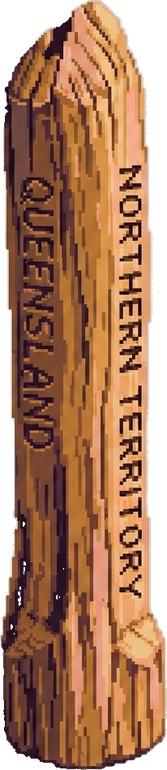
#> input picture assets/poeppel-post.png, 167 x 770 px, shrunk from 206 x 949 before the run
$ python prep_poeppel.py
#> lines starting #> are read from the running program, lines starting #| are printed output that depends on the picture; after the words box and inside, x2 and y2 are one past the last pixel; in counts of white or black regions, pixels touching at a corner belong together
"""Prepare the two Poeppel Corner sprites.

Both arrive on flat grey with a sparkle watermark, which prep_landmark.py handles
with --largest. The marker post has one extra problem: the artwork includes its own
soft grey drop shadow, and that survives the colour key because it sits between the
two checker tones the keyer learns. Left in, it reads as a grey smudge on red sand —
the game draws its own contact shadows in warm tones.

The shadow is told from the post by saturation: the post is warm timber, every pixel
of it well off neutral, while the shadow is pure grey.

    python3 prep_poeppel.py
"""
from PIL import Image
import numpy as np
from scipy import ndimage
import os
import subprocess
import sys

HERE = os.path.dirname(os.path.abspath(__file__))


def key(src, dst):
#> called with src = 'poeppels corner.PNG', dst = 'poeppel-post.png'
    subprocess.run([sys.executable, os.path.join(HERE, "prep_landmark.py"),
                    "--largest", os.path.join(HERE, src), os.path.join(HERE, dst)],
                   check=True)
#> (this line was passed over: subprocess is not available in this run)


def strip_grey_shadow(path, spread_max=16):
#> called with path = 'assets/poeppel-post.png', spread_max = 16
    im = Image.open(path).convert("RGBA")
#> im is the input picture: PIL image 167x770 RGBA; mean R, G, B, A 131.3, 87.3, 60.1, 208.9
    a = np.asarray(im).copy()
    rgb = a[..., :3].astype(int)
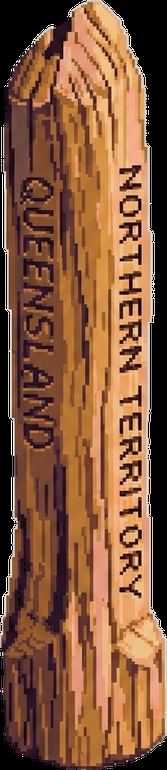
#> rgb: shape (770, 167, 3) int64; mean R, G, B 131.3, 87.3, 60.1
    alpha = a[..., 3]
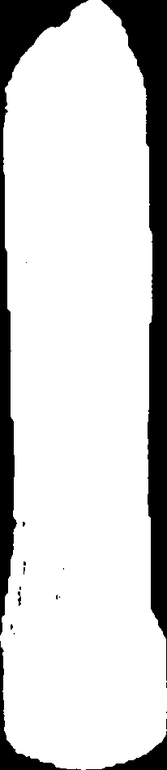
#> alpha: shape (770, 167); min 0, max 255, mean 208.9
    neutral = (rgb.max(2) - rgb.min(2)) <= spread_max
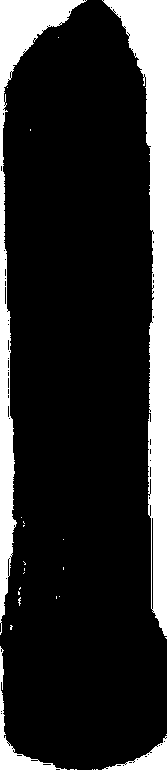
#> neutral: shape (770, 167) bool; 17.3% white; 28 white regions (24 under 20 px), largest, box (x1, y1, x2, y2) and area: (102, 0, 167, 636) 12416, (0, 0, 87, 635) 7763, (0, 646, 67, 770) 1149, (102, 736, 167, 770) 813
    before = int((alpha > 40).sum())
#> before = 105955
    a[..., 3] = np.where(neutral & (alpha > 0), 0, alpha)
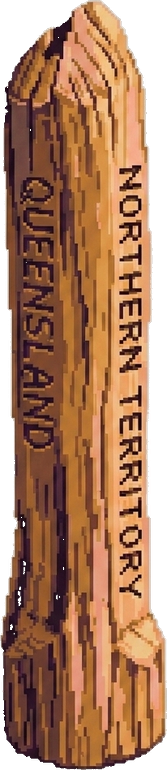
#> a: shape (770, 167, 4); 1.22% of pixels changed, all inside (x1, y1, x2, y2) = (0, 0, 167, 770); transparent parts drawn white
    removed = before - int((a[..., 3] > 40).sum())
#> removed = 267

    labels, n = ndimage.label(a[..., 3] > 40)
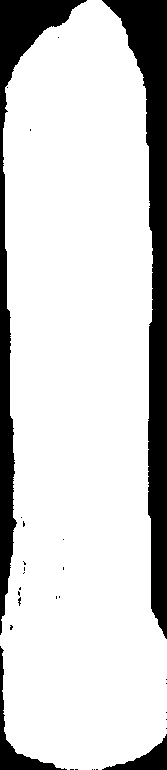
#> labels: shape (770, 167) int32; values 0 (black) and 1 (white), 82.2% white; 30 black regions (26 under 20 px), largest, box (x1, y1, x2, y2) and area: (102, 0, 167, 639) 12768, (0, 0, 87, 635) 7992, (0, 646, 67, 770) 1208, (102, 734, 167, 770) 843
#> n = 1
    sizes = [int((labels == i).sum()) for i in range(1, n + 1)]
#> sizes = [105688]
    assert sum(1 for s in sizes if s > 200) == 1, \
        "stripping the shadow broke the post into pieces"

    out = Image.fromarray(a, "RGBA")
    ys, xs = np.nonzero(a[..., 3] > 40)
    out = out.crop((int(xs.min()), int(ys.min()), int(xs.max()) + 1, int(ys.max()) + 1))
    out.save(path)
    print(f"  removed {removed}px of grey shadow, trimmed to {out.size[0]}x{out.size[1]}")
#|   removed 267px of grey shadow, trimmed to 167x770


key("poeppels corner.PNG", "poeppel-post.png")
strip_grey_shadow(os.path.join(HERE, "poeppel-post.png"))
key("poeppel sign.PNG", "poeppel-sign.png")
